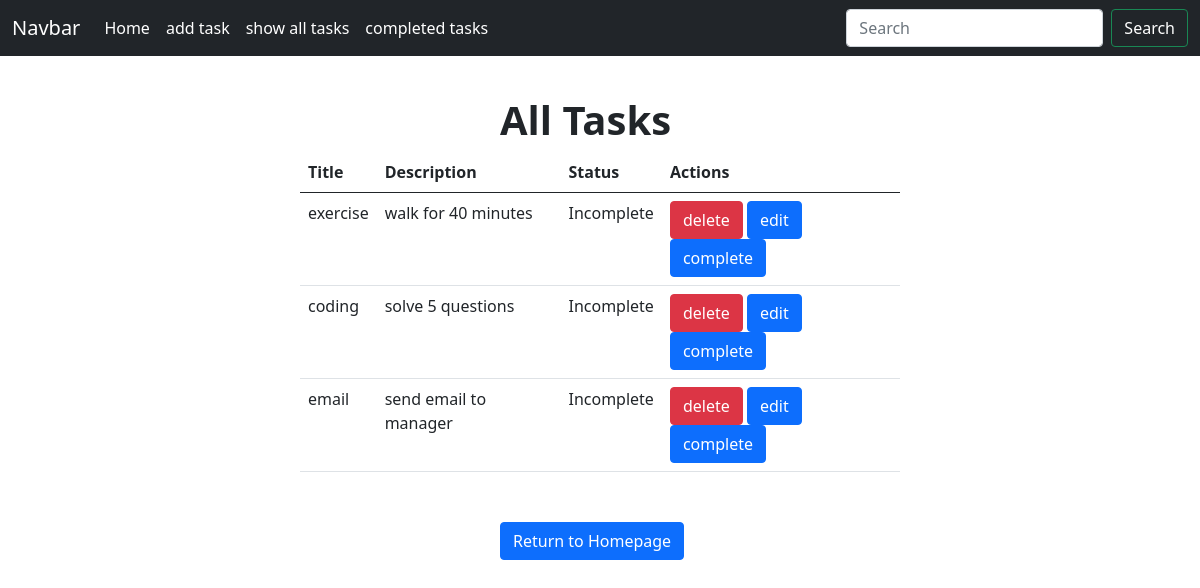
The page /app1/tasklist/ on the database as committed earlier.
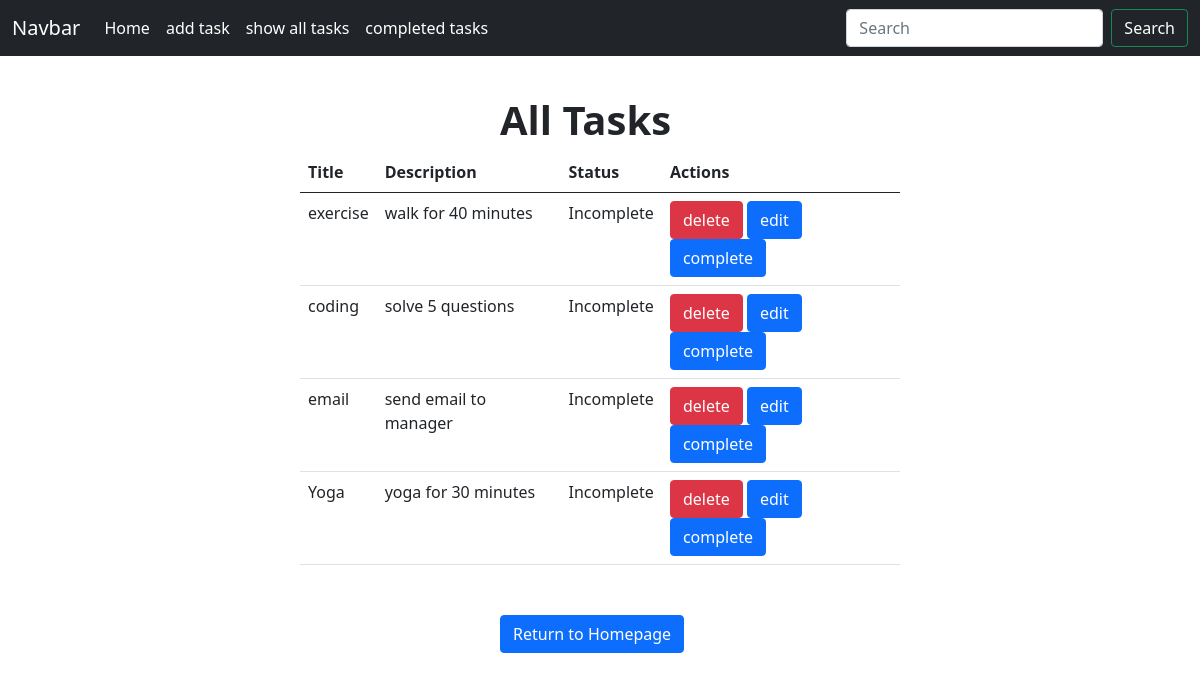
The same page on the database as committed later.
### app1/models.py (models this page shows)
class taskmodel(models.Model):
    task_title=models.CharField(max_length=30,default='')
    task_description=models.CharField(max_length=30)
    is_completed=models.BooleanField(default=False)

### app1/views.py (the view)
# urls.py: path('tasklist/',views.task_list,name='tasklist'),
def task_list(request):
     tasks = taskmodel.objects.filter(is_completed=False)
     return render(request,'show_tasks.html',{'task':tasks})

### app1/templates/show_tasks.html (shortened to what this page needs)
{% extends 'base.html' %}
{% block pagetitle %}
<h1 class='fs-1 fw-bold ' style='margin-left:500px;margin-top:40px '>All Tasks</h1>
{% endblock pagetitle %}
{% block content %}
<table class="table" style='width:50%; margin:auto'>
  <thead>
    <tr>
      <th scope="col">Title</th>
      <th scope="col">Description</th>
      <th scope="col">Status</th>
      <th scope="col">Actions</th>
    </tr>
  </thead>
  <tbody>
{% for i in task %}
    <tr>
      <td>{{i.task_title}}</td>
      <td>{{i.task_description}}</td>
      <td> {% if task.is_completed %}
                Completed
            {% else %}
                Incomplete
            {% endif %}
     </td>
      <td>
         <a href="{% url 'deletetask' id=i.id %}"  class='btn btn-danger'> delete </a>
        <a href="{% url 'edittask' id=i.id %}"  class='btn btn-primary'> edit  </a>
          <a href="{% url 'markcompleted' id=i.id %}"  class='btn btn-primary'> complete </a>
      </td>
    </tr>
{% endfor %}
  </tbody>
</table>
          <a href="{% url 'homepage'  %}"  class='btn btn-primary' style='margin-left:500px;margin-top:50px'> Return to Homepage </a>
{% endblock content %}

### templates/base.html (shortened to what this page needs)
<!DOCTYPE html>
<html lang="en">
<head>
<link href="https://cdn.jsdelivr.net/npm/bootstrap@5.0.2/dist/css/bootstrap.min.css" rel="stylesheet">
</head>
<body>
<nav>
<nav class="navbar navbar-expand-lg navbar-light bg-dark">
  <div class="container-fluid">
    <a class="navbar-brand" href="#" style='color:white'>Navbar</a>
    <div class="collapse navbar-collapse" id="navbarSupportedContent">
      <ul class="navbar-nav me-auto mb-2 mb-lg-0">
        <li class="nav-item">
          <a class="nav-link active" aria-current="page" href="{% url 'homepage' %}"  style='color:white'>Home</a>
        </li>
        <li class="nav-item">
          <a class="nav-link" href="{% url 'addtask' %}" style='color:white'>add task</a>
        </li>
        <li class="nav-item dropdown">
          <a class="nav-link" href="{% url 'tasklist' %}" style='color:white'>
            show all tasks
          </a>
        </li>
          <li class="nav-item dropdown">
          <a class="nav-link" href="{% url 'completedtasks' %}" style='color:white'>
            completed tasks
          </a>
        </li>
      </ul>
      <form class="d-flex">
        <input class="form-control me-2" type="search" placeholder="Search" aria-label="Search">
        <button class="btn btn-outline-success" type="submit" style='color:white'>Search</button>
      </form>
    </div>
  </div>
</nav>
</nav>
{% block pagetitle  %}{% endblock  %}
{% block content %}{% endblock content %}
</body>
</html>

Rows that differ between the two databases and show on the page:
added taskmodel: task_title "Yoga", task_description "yoga for 30 minutes"
